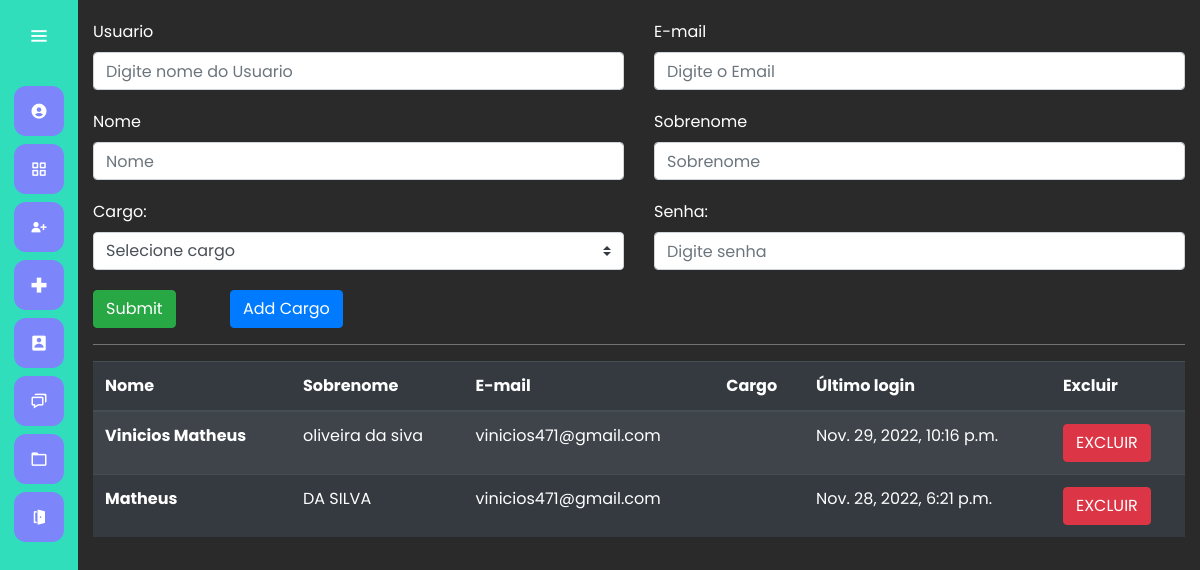
The app's page /cadastrar_usuario/, older data.
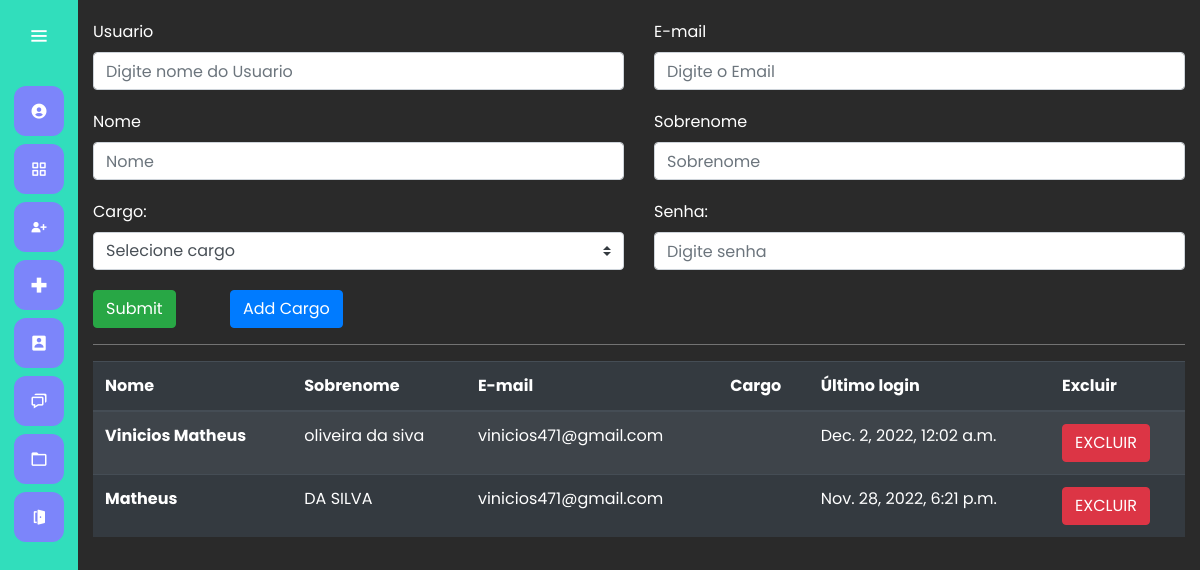
The same page, newer data.
### users/models.py (models this page shows)
class Users(AbstractUser):
    cargo = models.ForeignKey(Cargo, on_delete=models.CASCADE, null=True)

### users/views.py (the view, shortened to what this page needs)
# urls.py: path('cadastrar_usuario/', views.cadastro_usuario, name="cadastrar_usuario"),
@has_permission_decorator('cadastrar_recepcionista')
def cadastro_usuario(request):
    cargo = Cargo.objects.all()
    if request.method == 'GET':
        users = Users.objects.all()
        return render(request, 'cadastro_usuario.html', {'users': users, 'cargo':cargo})

### users/templates/cadastro_usuario.html (shortened to what this page needs)
{% extends 'base.html' %}
{% load bootstrap4 %}
{% load static %}
{% block 'head' %}
    <link rel="stylesheet" href="{% static 'cadastro/css/cadastro_usuarios.css' %}">
{% endblock %}
{% block 'dashboard'%}
    <div class="container container-cadastro">
        <form class="" action="{% url 'cadastrar_usuario' %}" method="POST">{% csrf_token %}
            <div class="row">
                <div class="col-md">
                    <label class="mr-sm-2">Usuario</label>
                    <input type="text" placeholder="Digite nome do Usuario" name="usuario" class="form-control">
                </div>
                <div class="col-md">
                    <label for="email" class="mr-sm-2">E-mail</label>
                    <input type="email" placeholder="Digite o Email" name="email" class="form-control">
                </div>
            </div>
            <div class="row">
                <div class="col-md">
                    <label class="mr-sm-2">Nome</label>
                    <input type="text" placeholder="Nome" name="nome" class="form-control">
                </div>
                <div class="col-md">
                    <label for="Sobrenome" class="mr-sm-2">Sobrenome</label>
                    <input type="text" placeholder="Sobrenome" name="sobrenome" class="form-control">
                </div>
            </div>
            <div class="row">
                <div class="col-md">
                    <label class="mr-sm-2">Cargo:</label>
                    <select class="browser-default custom-select" name="cargo">
                        <option selected>Selecione cargo</option>
                      </select>
                </div>
                <div class="col-md">
                    <label for="pwd">Senha:</label>
                    <input type="password" placeholder="Digite senha" name="senha" class="form-control">
                </div>
            </div>
                <div class="botao">
                    <input type="submit" class="btn btn-success" style="margin-right:50px ;">
                    <button type="button" class="btn btn-primary" data-toggle="modal" data-target="#modalExemplo">
                        Add Cargo
                      </button>
                </div>
        </form>
        <hr class="bg-hr">
        <table class="table table-striped table-dark">
            <thead>
                <tr>
                    <th scope="col">Nome</th>
                    <th scope="col">Sobrenome</th>
                    <th scope="col">E-mail</th>
                    <th scope="col">Cargo</th>
                    <th scope="col">Último login</th>
                    <th scope="col">Excluir</th>
                </tr>
            </thead>
            <tbody>
                {% for user in users %}
                    <tr>
                        <th>{{user.first_name}}</th>
                        <td>{{user.last_name}}</td>
                        <td>{{user.email}}</td>
                        <td>{{user.get_cargo_display}}</td>
                        <td>{% if not user.last_login %}
                                Primeiro acesso
                            {% else %}
                                {{user.last_login}}
                            {% endif %}
                        </td>
                        <td><a href="{% url 'excluir_usuario' user.id%}" class="btn btn-danger">EXCLUIR</a></td>
                    </tr>
                {% endfor %}
            </tbody>
            </table>
    </div>
{% endblock %}

### templates/base.html (shortened to what this page needs)
{% load bootstrap4 %}
{% load static %}
<!doctype html>
<html lang="pt-BR">
  <head>
    {% bootstrap_css %}
    <link rel="stylesheet" href="{% static 'general/css/base.css' %}">
    <link rel="stylesheet" href="{% static 'general/css/general.css' %}">
    <link href='https://unpkg.com/boxicons@2.0.7/css/boxicons.min.css' rel='stylesheet'>
    {% block 'head' %}{% endblock %}
  </head>
  <body>
    <div class="sidebar">
        <div class="logo-details">
            <i class='bx bx-menu' id="btn" ></i>
        </div>
        <ul class="nav-list">
          <li>
            <a href="#">
              <i class='bx bxs-user-circle' ></i>
            </a>
          </li>
          <li>
            <a href="{% url 'plataforma' %}">
              <i class='bx bx-grid-alt'></i>
            </a>
          </li>
        <li>
          <a href="{% url 'cadastrar_paciente' %}">
            <i class='bx bxs-user-plus'></i>
          </a>
        </li>
        <li>
          <a href="{% url 'cadastrar_consulta' %}">
            <i class='bx bx-plus-medical'></i>
          </a>
        </li>
        <li>
          <a href="{% url 'cadastra_medico' %}">
            <i class='bx bxs-user-rectangle'></i>
          </a>
        </li>
        <li>
          <a href="#">
            <i class='bx bx-chat' ></i>
          </a>
        </li>
        <li>
          <a href="#">
            <i class='bx bx-folder' ></i>
          </a>
        </li>
        <li>
          <a href="{% url 'logout' %}">
            <i class='bx bxs-door-open'></i>
          </a>
        </li>
        </ul>
      </div>
      <section class="home-section">
          {% block 'dashboard'%}
          {% endblock %}
      </section>
  </body>
</html>

### templates/static/general/css/base.css (style rules this page uses)
* { margin: 0; padding: 0; box-sizing: border-box; font-family: "Poppins" , sans-serif; }
.sidebar { position: fixed; left: 0; top: 0; height: 100%; width: 78px; background: var(--dark-color); padding: 6px 14px; z-index: 99; transition: all 0.5s ease; }
.sidebar .logo-details { height: 60px; display: flex; align-items: center; position: relative; }
.sidebar .logo-details #btn { position: absolute; top: 50%; right: 0; transform: translateY(-50%); font-size: 22px; transition: all 0.4s ease; font-size: 23px; text-align: center; cursor: pointer; transition: all 0.5s ease; }
.sidebar i { color: #fff; height: 60px; min-width: 50px; font-size: 28px; text-align: center; line-height: 60px; }
.sidebar .nav-list { margin-top: 20px; height: 100%; }
.sidebar li { position: relative; margin: 8px 0; list-style: none; }
.sidebar li a { display: flex; height: 100%; width: 100%; border-radius: 12px; align-items: center; text-decoration: none; transition: all 0.4s ease; background: var(--main-color); }
.sidebar li i { height: 50px; line-height: 50px; font-size: 18px; border-radius: 12px; }
.home-section { position: relative; min-height: 100vh; top: 0; left: 78px; color: white; width: calc(100% - 78px); transition: all 0.5s ease; z-index: 2; }

### templates/static/general/css/general.css (style rules this page uses)
:root { --main-color: #7C85FA; --dark-color: #31DEBC; --light-color: #98F542; --contrast-color: #DEAE31; --differential-color: #ff5938; }

### templates/static/cadastro/css/cadastro_usuarios.css (style rules this page uses)
.container-cadastro label { margin-top: 20px; }
.botao { margin-top: 20px; }
.home-section { background: #2A2A2A; }
.bg-hr { background-color: gray; }

Row changes from the older to the newer data that the page shows:
changed Users "Vinicios Matheus": last_login "Nov. 29, 2022, 10:16 p.m." → "Dec. 2, 2022, 12:02 a.m."
